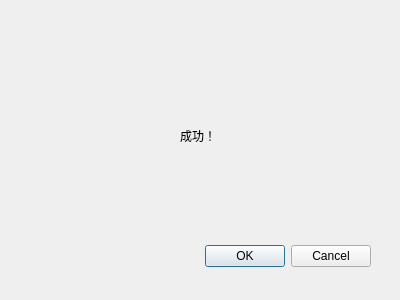
<?xml version="1.0" encoding="UTF-8"?>
<ui version="4.0">
 <class>Dialog</class>
 <widget class="QDialog" name="Dialog">
  <property name="geometry">
   <rect>
    <x>0</x>
    <y>0</y>
    <width>400</width>
    <height>300</height>
   </rect>
  </property>
  <property name="windowTitle">
   <string>Dialog</string>
  </property>
  <widget class="QDialogButtonBox" name="buttonBox">
   <property name="geometry">
    <rect>
     <x>30</x>
     <y>240</y>
     <width>341</width>
     <height>32</height>
    </rect>
   </property>
   <property name="orientation">
    <enum>Qt::Horizontal</enum>
   </property>
   <property name="standardButtons">
    <set>QDialogButtonBox::Cancel|QDialogButtonBox::Ok</set>
   </property>
  </widget>
  <widget class="QLabel" name="label">
   <property name="geometry">
    <rect>
     <x>180</x>
     <y>130</y>
     <width>54</width>
     <height>12</height>
    </rect>
   </property>
   <property name="text">
    <string>成功！</string>
   </property>
  </widget>
 </widget>
 <resources/>
 <connections>
  <connection>
   <sender>buttonBox</sender>
   <signal>accepted()</signal>
   <receiver>Dialog</receiver>
   <slot>accept()</slot>
   <hints>
    <hint type="sourcelabel">
     <x>248</x>
     <y>254</y>
    </hint>
    <hint type="destinationlabel">
     <x>157</x>
     <y>274</y>
    </hint>
   </hints>
  </connection>
  <connection>
   <sender>buttonBox</sender>
   <signal>rejected()</signal>
   <receiver>Dialog</receiver>
   <slot>reject()</slot>
   <hints>
    <hint type="sourcelabel">
     <x>316</x>
     <y>260</y>
    </hint>
    <hint type="destinationlabel">
     <x>286</x>
     <y>274</y>
    </hint>
   </hints>
  </connection>
 </connections>
</ui>
